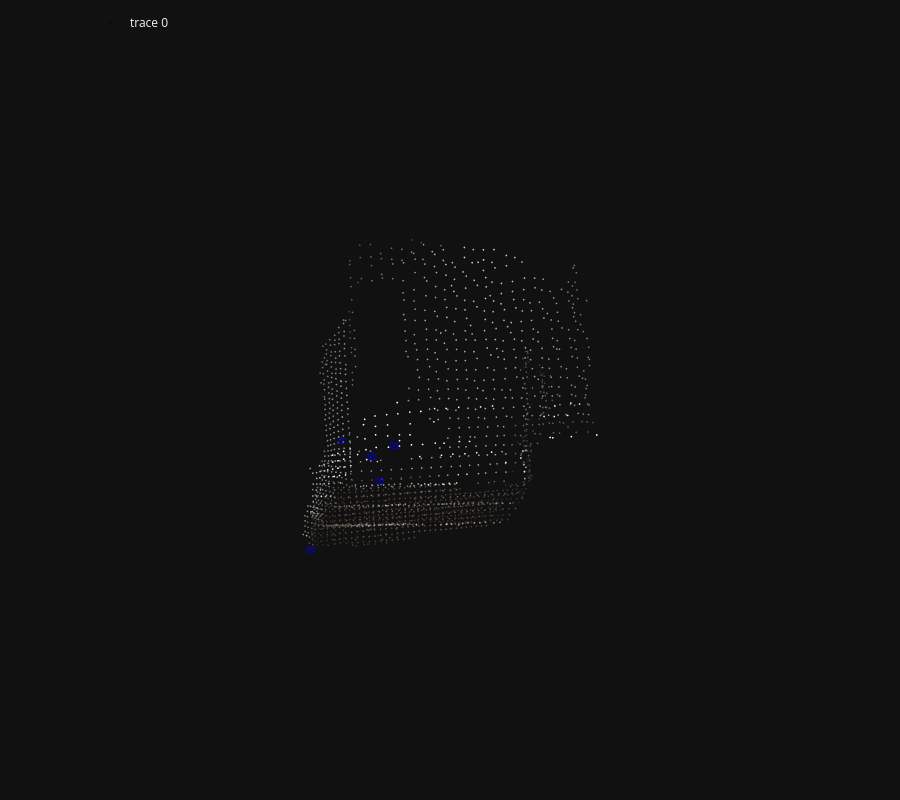

Notebook code for this chart:
### Code cell
fig = viz_3d.init_figure()
sparse_model_path = "iterations/0042/stairs/0"

reconstruction = pycolmap.Reconstruction(sparse_model_path)
viz_3d.plot_reconstruction(fig, reconstruction)
fig

### Figure 1 — Plotly figure (JSON) as saved in the notebook; plotly's stock layout.template omitted (floating-point values rounded to 4 significant figures; data arrays with more than 128 entries replaced by an {"elided": "..."} marker saying what was removed)
{"data": [{"marker": {"color": {"elided": "1843x3 int values"}, "line": {"width": 0}, "size": 1}, "mode": "markers", "type": "scatter3d", "x": {"elided": "1843 float values"}, "y": {"elided": "1843 float values"}, "z": {"elided": "1843 float values"}}, {"hovertemplate": "Image(image_id=30, camera=Camera(camera_id=1), name=\"data/image-matching-challenge-2025/train/stairs/stairs_split_2_1710453790978.png\", has_pose=1, triangulated=111/833)", "legendgroup": "30", "line": {"color": "rgb(0, 0, 255)", "width": 1}, "mode": "lines", "name": "30", "showlegend": false, "type": "scatter3d", "x": [-0.7976, -0.8119, -0.536, -0.7976, -0.536, -0.5991, -0.7976, -0.5991, -0.875, -0.7976, -0.875, -0.8119], "y": [-1.331, -1.316, -1.325, -1.331, -1.325, -1.121, -1.331, -1.121, -1.112, -1.331, -1.112, -1.316], "z": [3.473, 3.762, 3.596, 3.473, 3.596, 3.48, 3.473, 3.48, 3.645, 3.473, 3.645, 3.762]}, {"hovertemplate": "Image(image_id=3, camera=Camera(camera_id=1), name=\"data/image-matching-challenge-2025/train/stairs/stairs_split_1_1710453990286.png\", has_pose=1, triangulated=1855/5533)", "legendgroup": "3", "line": {"color": "rgb(0, 0, 255)", "width": 1}, "mode": "lines", "name": "3", "showlegend": false, "type": "scatter3d", "x": [0.5182, 0.3798, 0.6984, 0.5182, 0.6984, 0.7107, 0.5182, 0.7107, 0.3922, 0.5182, 0.3922, 0.3798], "y": [-0.6455, -0.7493, -0.7675, -0.6455, -0.7675, -0.525, -0.6455, -0.525, -0.5069, -0.6455, -0.5069, -0.7493], "z": [1.553, 1.785, 1.744, 1.553, 1.744, 1.732, 1.553, 1.732, 1.774, 1.553, 1.774, 1.785]}, {"hovertemplate": "Image(image_id=17, camera=Camera(camera_id=1), name=\"data/image-matching-challenge-2025/train/stairs/stairs_split_1_1710453651110.png\", has_pose=1, triangulated=399/986)", "legendgroup": "17", "line": {"color": "rgb(0, 0, 255)", "width": 1}, "mode": "lines", "name": "17", "showlegend": false, "type": "scatter3d", "x": [-2.047, -2.172, -1.855, -2.047, -1.855, -1.852, -2.047, -1.852, -2.17, -2.047, -2.17, -2.172], "y": [2.898, 2.858, 2.838, 2.898, 2.838, 3.068, 2.898, 3.068, 3.088, 2.898, 3.088, 2.858], "z": [-4.873, -4.615, -4.665, -4.873, -4.665, -4.742, -4.873, -4.742, -4.692, -4.873, -4.692, -4.615]}, {"hovertemplate": "Image(image_id=7, camera=Camera(camera_id=1), name=\"data/image-matching-challenge-2025/train/stairs/stairs_split_1_1710453601885.png\", has_pose=1, triangulated=1842/4010)", "legendgroup": "7", "line": {"color": "rgb(0, 0, 255)", "width": 1}, "mode": "lines", "name": "7", "showlegend": false, "type": "scatter3d", "x": [0.8426, 0.7164, 1.033, 0.8426, 1.033, 1.043, 0.8426, 1.043, 0.7271, 0.8426, 0.7271, 0.7164], "y": [0.1822, 0.09684, 0.07563, 0.1822, 0.07563, 0.3164, 0.1822, 0.3164, 0.3376, 0.1822, 0.3376, 0.09684], "z": [-1.986, -1.74, -1.795, -1.986, -1.795, -1.826, -1.986, -1.826, -1.771, -1.986, -1.771, -1.74]}, {"hovertemplate": "Image(image_id=2, camera=Camera(camera_id=1), name=\"data/image-matching-challenge-2025/train/stairs/stairs_split_1_1710453947066.png\", has_pose=1, triangulated=1381/3283)", "legendgroup": "2", "line": {"color": "rgb(0, 0, 255)", "width": 1}, "mode": "lines", "name": "2", "showlegend": false, "type": "scatter3d", "x": [1.484, 1.325, 1.647, 1.484, 1.647, 1.645, 1.484, 1.645, 1.323, 1.484, 1.323, 1.325], "y": [-1.103, -1.205, -1.203, -1.103, -1.203, -0.9611, -1.103, -0.9611, -0.9631, -1.103, -0.9631, -1.205], "z": [1.832, 2.051, 2.049, 1.832, 2.049, 2.026, 1.832, 2.026, 2.028, 1.832, 2.028, 2.051]}], "layout": {"height": 800, "legend": {"orientation": "h", "x": 0.1, "xanchor": "left", "y": 0.99, "yanchor": "top"}, "margin": {"b": 0, "l": 0, "pad": 0, "r": 0, "t": 0}, "scene": {"aspectmode": "data", "camera": {"eye": {"x": 0, "y": -0.1, "z": -2}, "projection": {"type": "orthographic"}, "up": {"x": 0, "y": -1, "z": 0}}, "dragmode": "orbit", "xaxis": {"autorange": true, "showbackground": false, "showgrid": false, "showline": false, "showticklabels": true, "visible": false}, "yaxis": {"autorange": true, "showbackground": false, "showgrid": false, "showline": false, "showticklabels": true, "visible": false}, "zaxis": {"autorange": true, "showbackground": false, "showgrid": false, "showline": false, "showticklabels": true, "visible": false}}}}
